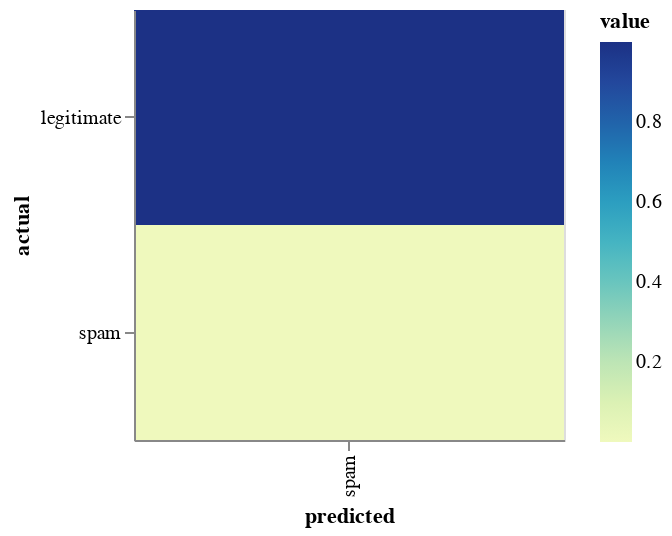

The notebook cell saved with this chart:
### Markdown cell above
It looks as though the drifted data is mostly classified as legitimate (even though the entire test set was spam), but let's look at a confusion matrix to visualize the predictions.

### Code cell
from sklearn.metrics import confusion_matrix
from mlworkflows import plot

df, chart = plot.binary_confusion_matrix(df_test_spam["label"], y_preds)
confusion_matrix(df_test_spam["label"], y_preds)
chart

### Figure 1 — Vega-Lite specification as saved in the notebook (floating-point values rounded to 4 significant figures)
{"config": {"view": {"continuousWidth": 400, "continuousHeight": 300}}, "data": {"name": "data-aa90325d4b4a9aa419f11a06e9e61e70"}, "mark": "rect", "encoding": {"color": {"type": "quantitative", "field": "value"}, "tooltip": [{"type": "quantitative", "field": "raw_count"}], "x": {"type": "ordinal", "field": "predicted"}, "y": {"type": "ordinal", "field": "actual"}}, "height": 215, "width": 215, "$schema": "https://vega.github.io/schema/vega-lite/v4.8.1.json", "datasets": {"data-aa90325d4b4a9aa419f11a06e9e61e70": [{"predicted": "legitimate", "actual": "legitimate", "raw_count": 0, "value": null}, {"predicted": "legitimate", "actual": "spam", "raw_count": 0, "value": null}, {"predicted": "spam", "actual": "legitimate", "raw_count": 4992, "value": 0.9992}, {"predicted": "spam", "actual": "spam", "raw_count": 4, "value": 0.0008006}]}}
